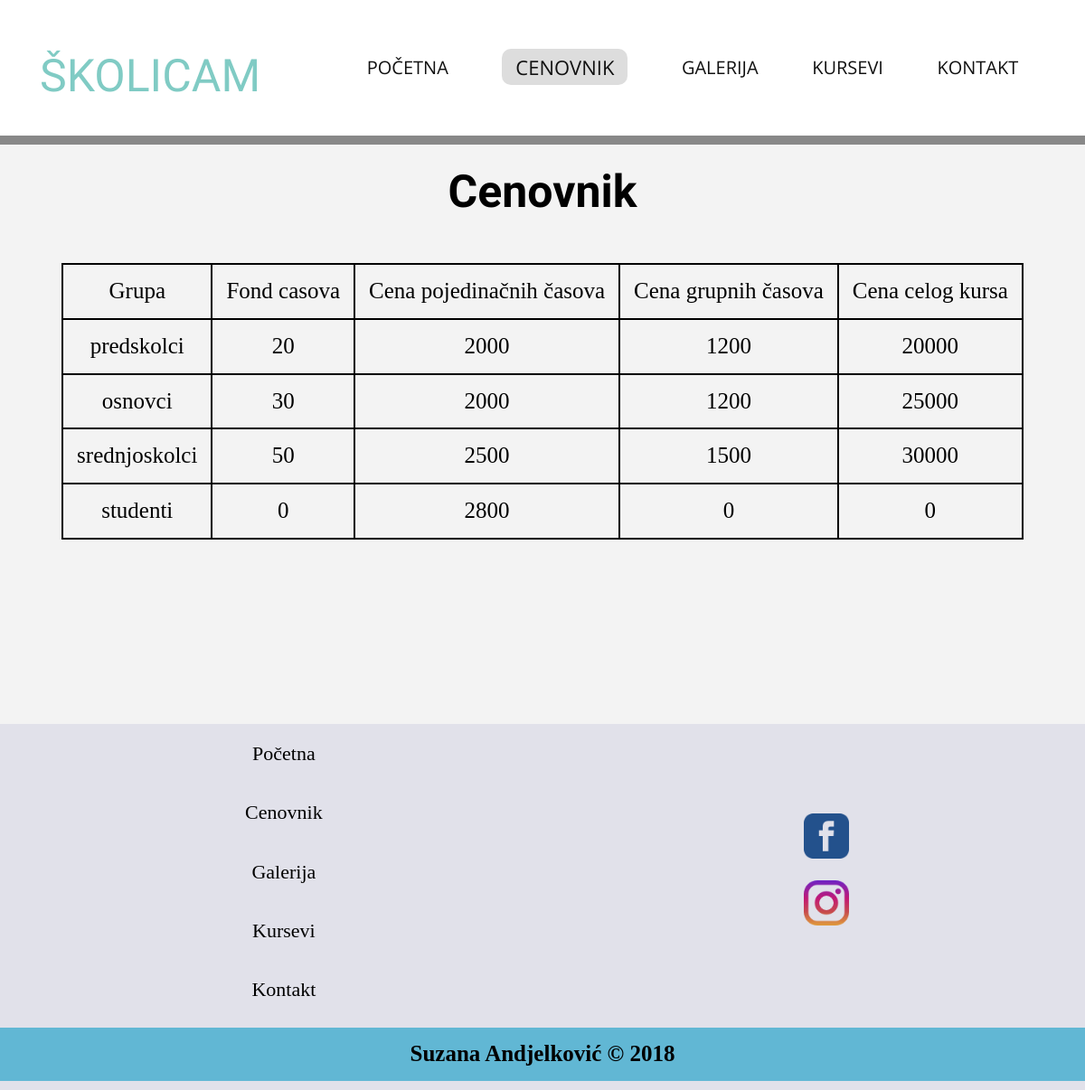
Screenshot of /cenovnik.php with the database file from the repository.
### tables this page shows
CREATE TABLE `cene` (
  `ime` varchar(200) NOT NULL,
  `fond` int(4) NOT NULL,
  `pojedinacni` int(4) NOT NULL,
  `grupni` int(4) NOT NULL,
  `ceo` int(10) NOT NULL
);

### cenovnik.php (the view, shortened to what this page needs)
<?php require_once 'includes/db.inc.php' ?>
<?php
$aktivna = "cenovnik";
 ?>
<?php require_once 'includes/header.php' ?>
<h1 style="text-align:center;">Cenovnik</h1>
<main>
   <section class="cenovnik">
      <table><tr><td>Grupa</td><td>Fond casova</td><td>Cena pojedinačnih časova</td><td>Cena grupnih časova</td><td>Cena celog kursa</td></tr>
      <?php
      $sql = "SELECT * FROM cene ";
      $rez = mysqli_query($kon, $sql);
      if (mysqli_num_rows($rez) > 0) {
         while($pom = mysqli_fetch_assoc($rez)){
            echo "<tr><td>".$pom['ime']."</td><td>".$pom['fond']."</td><td>".$pom['pojedinacni']."</td><td>".$pom['grupni']."</td><td>".$pom['ceo']."</td></tr>";
         }
      }
      ?>
      </table>
   </section>
</main>
<?php require_once 'includes/footer.php' ?>

### includes/header.php (shortened to what this page needs)
<!DOCTYPE html>
<html lang="en">
<head>
   <link rel="stylesheet" href="css/normalize.css">
   <link rel="stylesheet" href="css/style.css">
</head>
<body>
   <header>
      <a href="index.php" class="header-logo">školicam</a>
      <nav>
         <ul>
            <li><a href="index.php" <?php if ($aktivna =="index") { echo "class='aktivno'";} else { echo "class=''";} ?>>Početna</a></li>
            <li><a href="cenovnik.php" <?php if ($aktivna =="cenovnik") { echo "class='aktivno'";} else { echo "class=''";} ?>>Cenovnik</a></li>
            <li><a href="galerija.php" <?php if ($aktivna =="galerija") { echo "class='aktivno'";} else { echo "class=''";} ?> >Galerija</a></li>
            <li><a href="kursevi.php" <?php if ($aktivna =="kursevi") { echo "class='aktivno'";} else { echo "class=''";} ?>>Kursevi</a></li>
            <li><a href="kontakt.php" <?php if ($aktivna =="kontakt") { echo "class='aktivno'";} else { echo "class=''";} ?>>Kontakt</a></li>
         </ul>
      </nav>
   </header>

### includes/footer.php
<footer>
   <div class="omotac">
      <nav>
         <ul>
            <li><a href="index.php">Početna</a></li>
            <li><a href="cenovnik.php">Cenovnik</a></li>
            <li><a href="galerija.php">Galerija</a></li>
            <li><a href="kursevi.php">Kursevi</a></li>
            <li><a href="kontakt.php">Kontakt</a></li>
         </ul>
      </nav>
      <div class="dmreze">
         <a href="https://www.facebook.com/suzana.andjelkovic.58" target = "_blank"><img src="media/fb-icon.png" alt="facebook"></a>
         <a href="https://www.instagram.com/andjelkovicsuzana/" target = "_blank"><img src="media/instagram.png" alt="instagram"></a>
      </div>
   </div>
   <h4 class="kopirajt">Suzana Andjelković &copy 2018</h3>
</footer>
</html>

### css/style.css (style rules this page uses)
* { box-sizing: border-box; margin: 0px; padding: 0px; list-style: none; }
body { background-color: #f3f3f3; min-width: 280px; }
main { min-height: 500px; }
h1, h2, p { font-family: 'Karma', serif; }
h1 { font-size: 40px; }
h4 { font-size: 23px; }
header a, footer a { text-decoration: none; }
header { background-color: #fff; display: flex; flex-direction: column; justify-content: center; align-items: center; min-height: 150px; }
.header-logo { font-family: 'Indie Flower', cursive; font-size: 50px; color: #80CBC4; text-transform: uppercase; margin-top: 20px; transition: all 0.3s linear; }
header { box-shadow: 0px 10px #888888; }
header nav ul { display: flex; flex-direction: column; justify-content: center; align-items:center; }
header nav ul li { margin: 15px auto; }
header nav ul li a { font-family: 'Indie Flower', cursive; font-size: 20px; color:#111; font-family: 'Open Sans', sans-serif; text-transform: uppercase; transition: all 0.3s linear; background-color: #fff; }
.aktivno { background-color: #ddd; border-radius: 10px; padding: 5px 15px; font-size: 22px; }
table, td, tr { border-collapse: collapse; border: 2px solid black; text-align: center; }
td { padding: 15px; font-size: 25px; }
.cenovnik { margin-top: 50px; display: flex; justify-content: center; align-items: center; }
footer { display: flex; flex-direction:column; margin-top: 10px; background-color: #e1e1ea; }
.omotac { display: flex; flex-direction: column; justify-content: center; align-items: center; }
.omotac nav ul { display: flex; flex-direction: column; align-items: center; }
.omotac nav ul li { padding: 10px; margin: 10px; }
.omotac nav ul li a { color: #000; font-size: 22px; }
.dmreze { display: flex; justify-content: center; align-items: center; }
.dmreze img { width: 50px; height: 50px; margin: 10px; }
.kopirajt { font-size: 25px; width: 100%; text-align: center; padding: 15px; margin: 10px auto; background-color: #61B7D4; }
@media screen and (min-width: 480px) { h1 { font-size: 50px; } }
@media screen and (min-width: 480px) { .omotac { flex-direction: row; justify-content: space-around; } }
@media screen and (min-width: 480px) { .dmreze { flex-direction: column; justify-content: center; align-items: center; } }
@media screen and (min-width: 768px) { h4 { font-size: 23px; } }
@media screen and (min-width: 768px) { header { flex-direction: row; justify-content: space-around; align-items: center; } }
@media screen and (min-width: 768px) { .header-logo { flex-shrink: 1; } }
@media screen and (min-width: 768px) { header nav { flex-basis: 65%; } }
@media screen and (min-width: 768px) { header nav ul { flex-grow: 1; flex-shrink: 1; flex-direction: row; justify-content: space-around; } }

### rows the page displays
cene: ime "predskolci", fond "20", pojedinacni "2000", grupni "1200", ceo "20000"
cene: ime "osnovci", fond "30", pojedinacni "2000", grupni "1200", ceo "25000"
cene: ime "srednjoskolci", fond "50", pojedinacni "2500", grupni "1500", ceo "30000"
cene: ime "studenti", fond "0", pojedinacni "2800", grupni "0", ceo "0"
